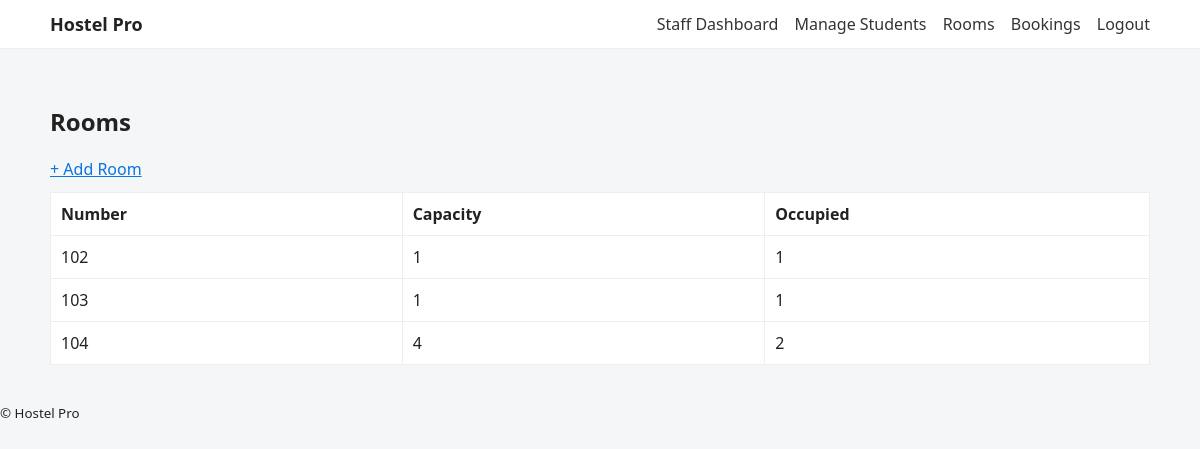
/app/rooms/ (signed in), run on the app's committed database.
### malnad_app/models.py (models this page shows, shortened)
class Room(models.Model):
    number = models.CharField(max_length=20, unique=True)
    capacity = models.PositiveIntegerField(default=1, validators=[MinValueValidator(1)])
    occupied = models.PositiveIntegerField(default=0)

### malnad_app/views.py (the view)
# urls.py: path('rooms/', views.room_list, name='room_list'),
@login_required
def room_list(request):
    rooms = Room.objects.all().order_by('number')
    return render(request, 'rooms/list.html', {"rooms": rooms})

### templates/rooms/list.html (shortened to what this page needs)
{% extends 'base.html' %}
{% block content %}
<h2>Rooms</h2>
<a href="{% url 'malnad_app:room_create' %}">+ Add Room</a>
<table>
  <thead><tr><th>Number</th><th>Capacity</th><th>Occupied</th></tr></thead>
  <tbody>
  {% for r in rooms %}
    <tr><td>{{ r.number }}</td><td>{{ r.capacity }}</td><td>{{ r.occupied }}</td></tr>
  {% empty %}
    <tr><td colspan="3">No rooms yet.</td></tr>
  {% endfor %}
  </tbody>
</table>
{% endblock %}

### static/css/style.css (style rules this page uses)
body { font-family: system-ui, Arial, sans-serif; margin:0; background:#f4f6f8; color:#222; }
table { width:100%; border-collapse: collapse; margin-top:12px; background:#fff; }
th, td { padding:10px; border:1px solid #eee; text-align:left; }
a { color:#0b74de; }

### data on the page
Room: number "102", capacity "1", occupied "1"
Room: number "103", capacity "1", occupied "1"
Room: number "104", capacity "4", occupied "2"
